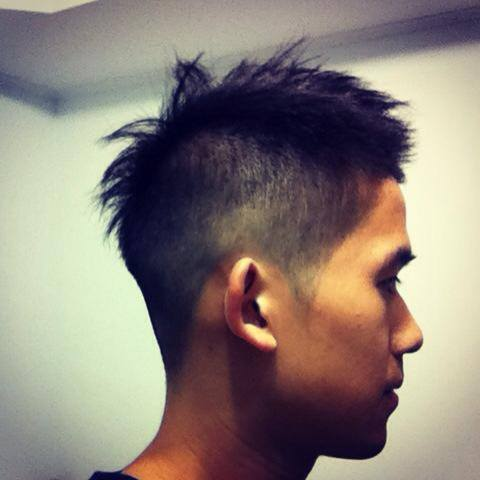
#> input picture test/luffy.jpg, 480 x 480 px, found by its file name
$ python core.py
#> lines starting #> are read from the running program, lines starting #| are printed output that depends on the picture
#> in main, image is the input picture: shape (480, 480, 3); mean B, G, R 120, 127.1, 138.7
# -*- coding: utf-8 -*-
import cv2
import numpy as np
import pandas as pd
import json
import timeit

class PixelArtConverter:
    def __init__(self):
        self._image = []
        self._dim = []
        self._color_list = {}
        self.result = []

    def set_image(self, image):
        self._image = image

    def set_color_list(self, color_list):
        with open(color_list, 'r') as f:
            self._color_list = json.load(f)

    def set_width(self, width):
#> called with width = 32
        shape = self._image.shape
#> shape = (480, 480, 3)
        height = int(shape[0] * width / shape[1])
#> height = 32
        self._dim = (width, height)
#> self._dim = (32, 32)
#> (reads src/256-color-list.json from the repository)

    def run(self):
        self.result = self._image.copy()
        self.result = self._resize(self.result)
        self.result = self._convert(self.result)

        return self.result

    def _resize(self, image):
        return cv2.resize(image, self._dim, interpolation=cv2.INTER_AREA)
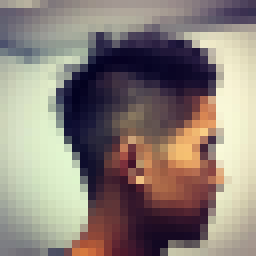
#> returned value: shape (32, 32, 3) (shown 8 times larger); mean of channels 0, 1, 2 120, 127.1, 138.7; drawn as B, G, R

    def _convert(self, image):
        result = image.copy()
        for i in range(image.shape[0]):
            for j in range(image.shape[1]):
                pixel_LAB = np.reshape(cv2.cvtColor(np.reshape(image[i, j], [1, 1, 3]), cv2.COLOR_BGR2LAB), [3])
                colorId = self._find_closest_color(pixel_LAB)
                result[i, j] = np.array([self._color_list[colorId]["rgb"]["b"], self._color_list[colorId]["rgb"]["g"], self._color_list[colorId]["rgb"]["r"]], np.uint8)
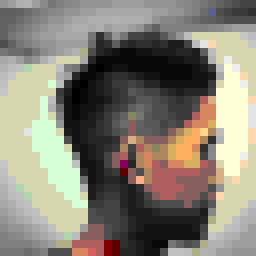
#> result: shape (32, 32, 3) (shown 8 times larger); mean B, G, R 117.3, 129.7, 135.2
        return result

    def _find_closest_color(self, pixel_LAB):
        # rgb_list = [rgb["rgb"] for rgb in self._color_list]
        # hsv_list = [hsv["hsv"] for hsv in self._color_list]
        lab_list = [np.array([lab["lab"]["l"], lab["lab"]["a"], lab["lab"]["b"]]) for lab in self._color_list]
        distance_list = [np.linalg.norm(pixel_LAB - lab) for lab in lab_list]
        min_index = np.argmin(distance_list)
        return min_index

    def compute_cow_file(self, image, name):
#> called with name = 'luffy'
        with open("./src/256-color-palette.json", 'r') as f:
#> (reads src/256-color-palette.json from the repository)
            color_palette = json.load(f)
        with open(name + ".cow", 'w') as f:
            f.write('# ' + name + '\n')
            f.write("# Generated with Luffy's PIXEL ART CONVERTER\n")
            f.write("\n")
            f.write('$x = "\e[49m  ";          #reset color\n')
            f.write('$t = "$thoughts ";\n')
            for colorId in range(len(self._color_list)):
                f.write('$' + color_palette[str(colorId)] + ' = "\e[48;5;' + str(colorId) + 'm  ";\n')
            f.write("\n")
            f.write("$the_cow = <<EOC\n")
            # [4 lines of commented-out code are left out]
            for i in range(image.shape[0]):
                for j in range(image.shape[1]):
                    pixel_LAB = np.reshape(cv2.cvtColor(np.reshape(image[i, j], [1, 1, 3]), cv2.COLOR_BGR2LAB), [3])
                    colorId = self._find_closest_color(pixel_LAB)
                    f.write("$" + color_palette[str(colorId)])
                f.write("$x\n")
            f.write("EOC\n")

def main():
    image = cv2.imread("./test/luffy.jpg")

    PAC = PixelArtConverter()
    PAC.set_image(image)
    PAC.set_width(32)
    PAC.set_color_list("./src/256-color-list.json")
    result = PAC.run()

    cv2.namedWindow("Original", cv2.WINDOW_NORMAL)
    cv2.imshow("Original", image)
    cv2.namedWindow("Result", cv2.WINDOW_NORMAL)
    cv2.imshow("Result", result)
    cv2.waitKey()

    PAC.compute_cow_file(result, "luffy")

if __name__ == '__main__':
    main()
